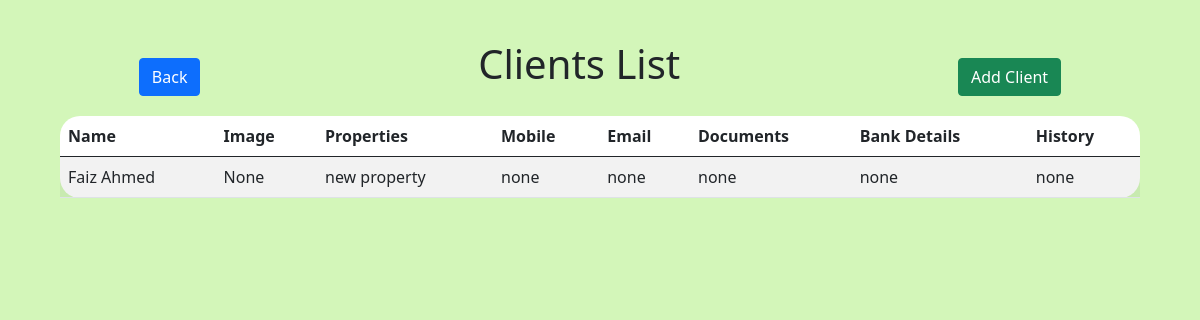
Page /properties/clients/ on the committed database.
### properties/models.py (models this page shows, shortened)
class Client(models.Model):
    name = models.CharField(max_length=50)
    profile_pic = models.ImageField(blank=True, upload_to='static/images/')
    mobile = models.CharField(blank=True, default='none', max_length=25)
    email = models.CharField(max_length=100, default='none', blank=True)
    documents = models.CharField(max_length=200, default='none', blank=True)
    bank_details = models.CharField(max_length=200, default='none', blank=True)
    history = models.CharField(max_length=200, default='none', blank=True)

class Property(models.Model):
    class Meta:
        verbose_name = "property"
        verbose_name_plural = "property"
    address = models.CharField(max_length=200)
    rent = models.DecimalField(max_digits=20, decimal_places=0, blank=True, null=True)
    rented_since = models.DateField()
    renewal_date = models.DateField()
    total_expenses = models.IntegerField(blank=True, null=True)
    rented_to = models.OneToOneField("Client", on_delete=models.SET_NULL, null=True,
                                  blank=True)

### properties/views.py (the view)
# urls.py: path('clients/', views.clients, name='clients'),
def clients(request):
    cl = Client.objects.all()
    context = {
        'clients': cl,
    }
    return render(request, "properties/clients.html", context)

### templates/properties/clients.html
{% extends "base.html" %}
{% load static %}
{% block body %}
<link rel="stylesheet" href="{% static 'css/properties.css' %}">
<div class="head">
    <button class="btn btn-primary"
    onclick="history.back()">Back</button>
    <h1 class="ph">Clients List</h1>
    <div>
        <a href="{% url 'admin:index' %}" class="btn btn-success">Add Client</a>
    </div>
</div>
<table class="table table-striped clients_table">
<thead>
    <tr>
        <th>Name</th>
        <th>Image</th>
        <th>Properties</th>
        <th>Mobile</th>
        <th>Email</th>
        <th>Documents</th>
        <th>Bank Details</th>
        <th>History</th>
    </tr>
</thead>
<tbody>
    {% for client in clients %}
            <tr>
                <td>{{client.name}}</td>
                {% if client.profile_pic %}
                <td><img src="/{{client.profile_pic}}" alt=""
                    class="profile_pic"></td>
                {% else %}
                <td>None</td>
                {% endif %}
                <td>{{client.property.address}}</td>
                <td>{{client.mobile}}</td>
                <td>{{client.email}}</td>
                <td>{{client.documents}}</td>
                <td>{{client.bank_details}}</td>
                <td>{{client.history}}</td>
            </tr>
    {% endfor %}
</tbody>
</table>
{% endblock %}

### static/css/properties.css (style rules this page uses)
body { background-color: rgb(211, 246, 185); }
.head { margin-top: 40px; display: flex; flex-direction: row; flex-wrap: wrap; justify-content: space-around; align-items: flex-end; }
.clients_table { background-color: white; border-radius: 20px; padding: 20px; width: 90%; margin: 20px auto; }

### rows in the picture
Client: name "Faiz Ahmed", profile_pic "None", property.address "new property", mobile "none", email "none", documents "none", bank_details "none", history "none"
